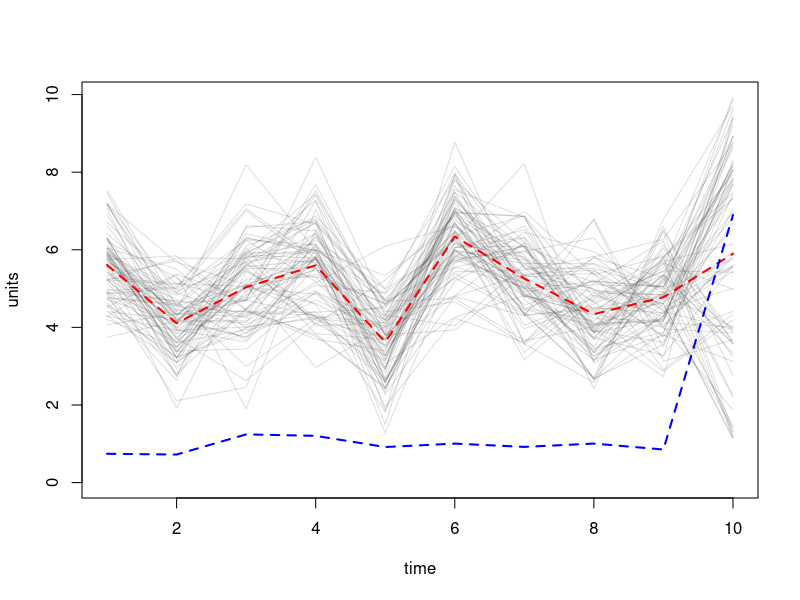
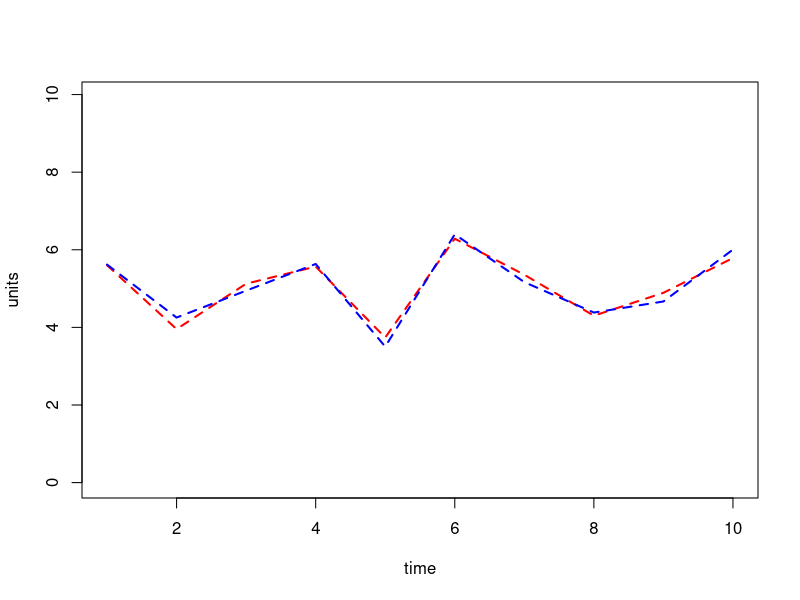
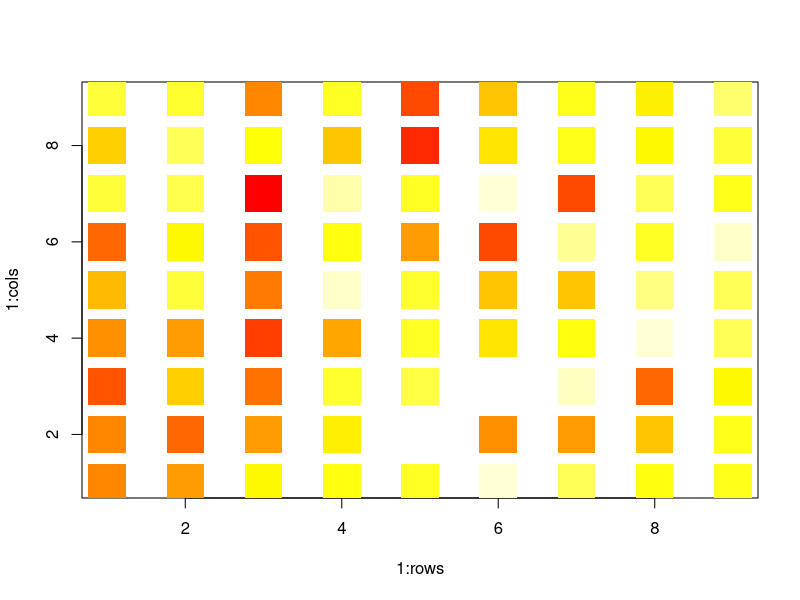
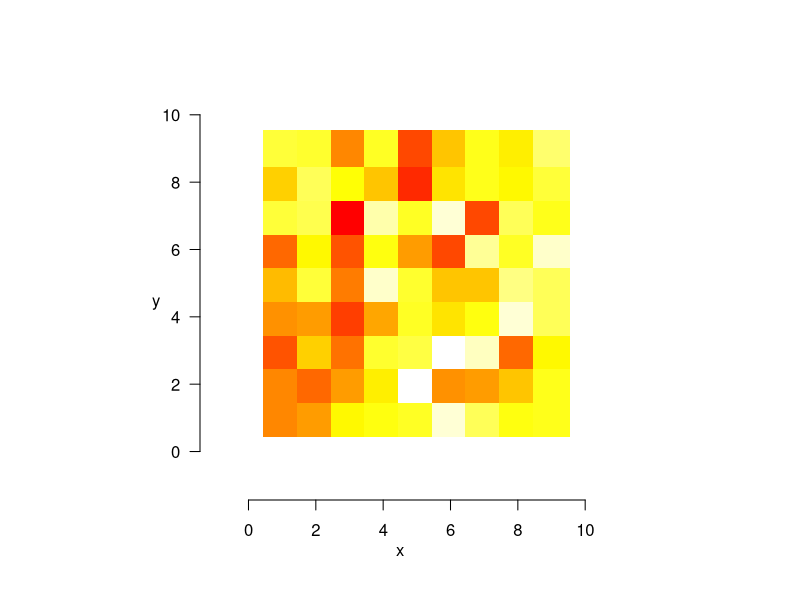

Write R code to recreate these figures, in order.
### Some initial notes on visuallizing the SEIR data

#make a fake matrix with some differences between some populations at an initial timepoint--this should resemble the output you had from your model with rows as populations and columns as time
	rows <- 9
	cols <- 9
	pops <- rows*cols
	t0 <- runif(pops , 1 , 10) #random draws form a uniform distribution from values 1 to 10 for each pop
	time <- 10 #note we start at t = 0 so the total steps will be time - 1

	matty <- matrix(data = t0 , nrow = length(t0) , ncol = time) # don't worry, the other times will be replaced
	colnames(matty) <- paste("t", seq(from = 0 , to = time-1 , by = 1) , sep="") #just makin' names
	rownames(matty) <- paste("pop", seq(from = 1 , to = pops , by = 1) , sep="") #just makin' names

	# here's some fake data, adding values to a previous one (kind of, I tweaked it to make them correlate and the variance jump just for graphical purposes)
	for (i in 2:time){
	for (j in 1:pops){
		matty[j,i-1] <- matty[1,i-1] + rnorm(n = 1 , mean = 1 , sd = 1)
	}}

	#have a quick look at the data.  Here, we look at the row values, but you can also do the same for the columns.  It may seem trivial now, but it becomes geometrically important as space, time, individuals, and populations increase in size
	matty[1:5,] #sneak peak of the top five rows
	matty[seq(nrow(matty)-5,nrow(matty),1),] #sneak peak of the bottom five rows

#1.1.  first, let's explore just one (S,E,I, or R) using the sample above (how you have your compartments organized), we'll divide is in half (A and B) and plot them
	 #make a blank plot and set axes
	 plot(0 , type = "n" , xlim = c(1,time) , ylim = c(0,max(matty)) , xlab = "time" , ylab = "units")

	#then add the individual population lines
	line.col <- rgb(50,50,50,40,maxColor=255) #you can manually create colors, and I made grey here
	for (i in 1:pops){
		lines(matty[i,] , col = line.col)
	}

	#now add the mean, and, for fun, the variance
	lines(apply(matty , 2 , mean) , col = "red" , lwd = 2 , lty = 2) #lwd is line width, and lty is line type
	lines(apply(matty , 2 , var) , col = "blue" , lwd = 2 , lty = 2) #plots the variance

#1.2.  second, just quilky, let's just see how we could plot two means, since I imagine you'd like to see all 4 (S,E,I, and R) in a plot.
	no.pop.A <- nrow(matty)%/%2 # "%/%" is integer division in the event there is a decimal left over
	no.pop.B <- nrow(matty)-no.pop.A
	matty.A <- matty[1:no.pop.A,]
	matty.B <- matty[no.pop.B:nrow(matty),]

	 plot(0 , type = "n" , xlim = c(1,time) , ylim = c(0,max(matty)) , xlab = "time" , ylab = "units")
	lines(apply(matty.A , 2 , mean) , col = "red" , lwd = 2 , lty = 2)
	lines(apply(matty.B , 2 , mean) , col = "blue" , lwd = 2 , lty = 2)
	#no duh they're not really different, but we wouldn't expect that anyway

#2.1.  second, let's plot it in space (no pattern should be observable here since there are all independently varying) of the final values of the matrix (note that you could do this for any timepoint)
	sq.matty <- matrix(data = matty , nrow = rows , ncol = cols)

	rbPal <- colorRampPalette(c("red" , "yellow" , "white"))
	col.breaks <- 50
	col.pal <- matrix(rbPal(col.breaks)[as.numeric(cut(sq.matty,breaks = col.breaks))] , nrow = rows , byrow = F)

	plot(1:rows , 1:cols , type = "n")
	for (i in 1:rows){
	for (j in 1:cols){

		points(i , j , cex = 5 , col = col.pal[i,j] , pch = 15)
			}}

	#look at the matrix
	sq.matty
	min(sq.matty) #should be red
	max(sq.matty) # should be white
	# the matrix is tilted 90^o counter clockwise.  This can be fixed, but I spent a few minutes too many so I gave up since it is inconsequential at this point.  

#2.2. but that's fugly, right?
	sq.size <- 45/rows # this is just a close fit based on a quick visualization, but you can adjust the grid cells as finely as you want. There's a mathematical way to relate the size of the square, grid size, and plot size, but this is still a quick & dirty fit.
	par(pin = c(4,4) , oma = rep(0,4))
	plot(0 , xlim = c(-1 , rows + 1) , ylim = c(-1 , cols + 1) , type = "n" , frame = F , axes = F , xlab = "" , ylab = "")
	for (i in 1:rows){
	for (j in 1:cols){

		points(i , j , cex = sq.size , col = col.pal[i,j] , pch = 15)
			}}
	mtext("x",side = 1, line = 2) # the argument "line = " moves things closer and farther from the side it is on, and can take negative values.
	mtext("y",side = 2, line = 2 , las = 1) # las rotates the labels 90 degrees
	axis(1 , line = 0)
	axis(2 , line = 0, las = 1)
	#this can be further cleaned up, but the meaningful parts of the operations quickly become overshadowed by the extra arguments--just know that it can easily be done